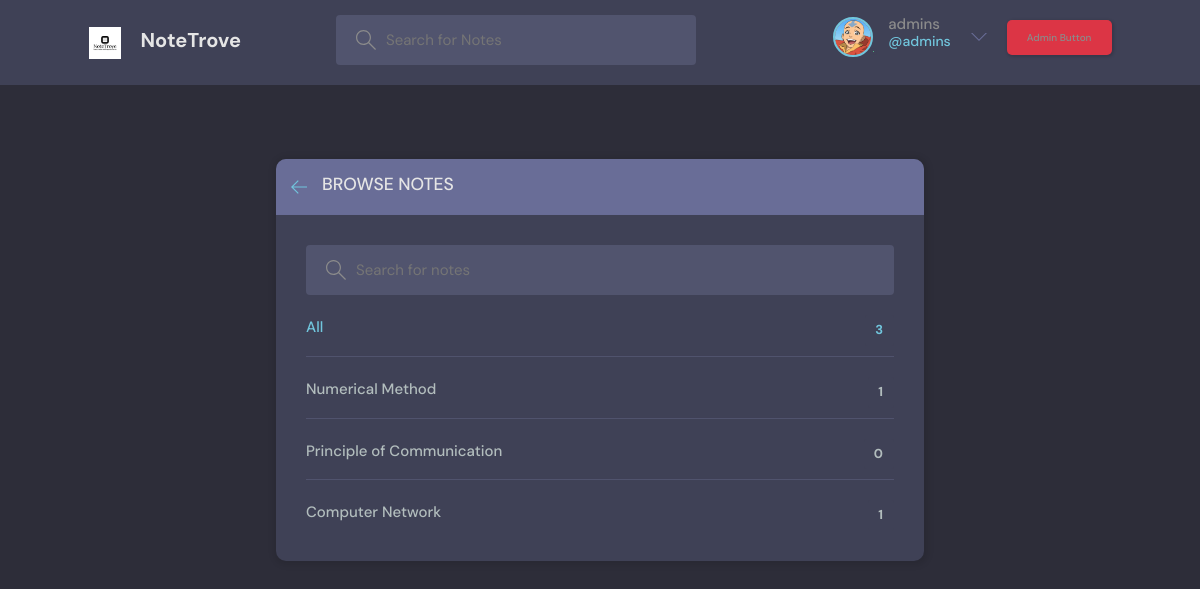
The app's page /topics/ (signed in) with its own data.
### note/models.py (models this page shows, shortened)
class Customer(models.Model):
    user = models.OneToOneField(User, null=True, blank=True, on_delete=models.CASCADE)
    name = models.CharField(max_length=200, null=True)
    email = models.EmailField(max_length=200)
    avatar = models.ImageField(null=True, default="a3.jfif",upload_to= 'static/images')

class Note(models.Model):
    name = models.CharField(max_length=200)

### note/views.py (the view)
# urls.py: path('topics/',views.topics_page,name="topics")
def topics_page(request):
    q = request.GET.get('q') if request.GET.get('q') != None else ''
    topics = Note.objects.filter(name__icontains=q)[0:3]
    context={'topics':topics}
    return render (request,'notes.html',context)

### templates/notes.html (shortened to what this page needs)
{% include 'navbar.html' %}
{% block content %}
<main class="create-room layout">
  <div class="container">
    <div class="layout__boxes">
      <div class="layout__boxHeader">
        <div class="layout__boxTitle">
          <a href="{% url 'home' %}">
            <svg version="1.1" xmlns="http://www.w3.org/2000/svg" width="32" height="32" viewBox="0 0 32 32">
              <title>arrow-left</title>
              <path
                d="M13.723 2.286l-13.723 13.714 13.719 13.714 1.616-1.611-10.96-10.96h27.625v-2.286h-27.625l10.965-10.965-1.616-1.607z">
              </path>
            </svg>
          </a>
          <h3>Browse Notes</h3>
        </div>
      </div>
      <div class="topics-page layout__body">
        <form action="" method="GET" class="header__search">
          <label>
            <input name="q" placeholder="Search for notes" />
          </label>
        </form>
        <ul class="topics__list">
          <li>
            <a href="{% url 'topics' %}" class="active">All <span>{{topics.count}}</span></a>
          </li>
          {% for topic in topics %}
          <li>
            <a href="{% url 'home' %}?q={{topic.name}}">{{ topic.name }} <span>{{topic.room_set.all.count}}</span></a>
          </li>
          {% endfor %}
        </ul>
      </div>
    </div>
  </div>
</main>
{% endblock content %}

### templates/navbar.html (shortened to what this page needs)
{% block content %}
{% load static %}
<link rel="stylesheet" href="https://stackpath.bootstrapcdn.com/bootstrap/4.4.1/css/bootstrap.min.css">
<link rel="stylesheet" href="{% static 'styles/styles.css'%}">
<header class="header header--loggedIn">
    <div class="container">
        <a href="{% url 'home' %}" class="header__logo">
            <img src="{% static 'images/logo.png' %}" />
            <h1>NoteTrove</h1>
        </a>
        <form class="header__search" method="GET" action="{% url 'home' %}">
            <label>
                <input name="q" placeholder="Search for Notes" />
            </label>
        </form>
        <nav class="header__menu">
            {% if request.user.is_authenticated %}
            <div class="header__user">
                <a href="">
                    <div class="avatar avatar--medium active">
                        <img src="{{request.user.customer.avatar.url}}" />
                    </div>
                    <p>{{request.user.username}} <span>@{{request.user.username}}</span></p>
                </a>
                <button class="dropdown-button">
                    <svg version="1.1" xmlns="http://www.w3.org/2000/svg" width="32" height="32" viewBox="0 0 32 32">
                        <title>chevron-down</title>
                        <path d="M16 21l-13-13h-3l16 16 16-16h-3l-13 13z"></path>
                    </svg>
                </button>
                {% if user.is_superuser %}
                <a href="{%url 'adminonly' %}" class="btn btn-danger">Admin Button</a>
            {% else %}
                <div class="form-inline my-2 my-lg-0">
                    <a href="{% url 'cart' %}">
                       <img  id="cart-icon" src="{% static 'images/cart.png' %}">
                   </a>
                   <p id="cart-total">{{cart_Items}}</p>
            {% endif %}
               </div>
            </div>
            {% else %}
            <a href="{% url 'login' %}">
                <i class="fa-solid fa-user-tie"></i><p class="plogin">Login</p>
            </a>
            {% endif %}
</header>
{% endblock content %}

### static/styles/styles.css (style rules this page uses)
* { font-family: "DM Sans", -apple-system, BlinkMacSystemFont, "Segoe UI", Roboto, Oxygen, Ubuntu, Cantarell, "Open Sans", "Helvetica Neue", sans-serif; margin: 0; padding: 0; box-sizing: border-box; text-rendering: optimizeLegibility; font-size: inherit; }
img { width: 100%; }
a { display: inline-block; color: var(--color-main); text-decoration: none; }
.container { max-width: 120rem; width: 90%; margin:auto; }
.btn { border: none; display: inline-flex; align-items: center; gap: 1rem; cursor: pointer; transition: all ease-in-out 0.3s; padding: 1rem 2rem; border-radius: 5px; box-shadow: 1px 1px 3px 1px rgba(0, 0, 0, 0.15); font-weight: 500; }
.avatar { position: relative; display: inline-block; border-radius: 50%; margin-left: 22px; border: 2px solid var(--color-main); }
.avatar img { display: block; border-radius: 50%; object-fit: cover; object-position: center; }
.avatar::after { content: ""; display: block; position: absolute; background-color: var(--color-gray); z-index: 111; border-radius: 50%; border: 0.3rem solid var(--color-dark); }
.avatar.active::after { background-color: var(--color-success); }
.avatar.avatar--medium img { width: 3.6rem; height: 3.6rem; border-radius: 50%; }
.avatar.avatar--medium:after { width: 0.7rem; height: 0.7rem; bottom: 0px; right: -6px; }
.header { padding: 1.5rem; background-color: var(--color-dark); }
.header > .container { display: flex; gap: 9.5rem; }
.header__logo, .header__user { display: flex; gap: 2rem; align-items: center; }
.header__logo > img { height: 3.2rem; width: 3.2rem; }
.header__logo > h1 { font-weight: 700; font-size: 2rem; color: var(--color-light); }
.header__search > label { background-color: var(--color-dark-medium); padding: 1.3rem 1rem; display: flex; align-items: center; gap: 1rem; border-radius: 4px; }
.header__search svg { fill: var(--color-gray); width: 2rem; height: 2rem; margin-left: 1rem; }
.header__search input { width: 30rem; background: transparent; border: none; outline: none; color: var(--color-light); }
.header__menu { margin-left: auto; position: relative; }
.header__menu a { display: flex; gap: 1.5rem; align-items: center; font-weight: 500; text-decoration: none; color: var(--color-gray); }
.header__menu img { height: 3.6rem; }
.header__menu p { line-height: 1.2; }
.header__menu span { color: var(--color-main); font-weight: 500; font-size: 1.4rem; display: block; }
.header__menu svg { width: 1.6rem; height: 1.6rem; fill: var(--color-dark-light); }
.dropdown-button { background: transparent; border: 0; outline: 0; cursor: pointer; }
.layout { margin-top: 2.4rem; }
.layout > .container { display: flex; justify-content: space-between; align-items: flex-start; }
.layout__boxHeader { display: flex; padding: 1.5rem; background-color: var(--color-dark-light); }
.layout__boxTitle { display: flex; gap: 1.5rem; align-items: center; }
.layout__boxTitle h3 { text-transform: uppercase; font-weight: 500; color: var(--color-light); }
.layout__boxTitle svg { width: 1.6rem; height: 1.6rem; fill: var(--color-main); }
.layout__body { margin: 3rem; }
.topics__list { list-style: none; }
.topics__list li a { display: flex; justify-content: space-between; margin-bottom: 3rem; font-weight: 500; color: var(--color-light-gray); transition: all 0.3s ease-in-out; }
.topics__list li a.active, .topics__list li a:hover { color: var(--color-main); }
.topics__list li a span { padding: 0.5rem 1rem; background-color: var(--color-dark); border-radius: 3px; font-size: 1.3rem; font-weight: 700; letter-spacing: 1px; }
.topics-page .topics__list li:not(:last-child) a { margin: 2rem 0; padding-bottom: 1rem; text-decoration: none; border-bottom: 1px solid var(--color-dark-medium); }
.topics-page .header__search { display: block; }

### templates/notes.html (style rules this page uses)
.layout__boxes { width: 54%; min-height: 40rem; position: absolute; top: 43%; left: 50%; transform: translate(-50%, -46%); background-color: var(--color-dark); border-radius: 1rem; box-shadow: 1px 1px 6px 3px rgba(0, 0, 0, 0.1); overflow: hidden; }

### records on screen
Note: name "Numerical Method", room_set.all.count "1"
Note: name "Principle of Communication", room_set.all.count "0"
Note: name "Computer Network", room_set.all.count "1"

### other values on screen
{{ request.user.username }} "admins"
{{ topics.count }} "3"
